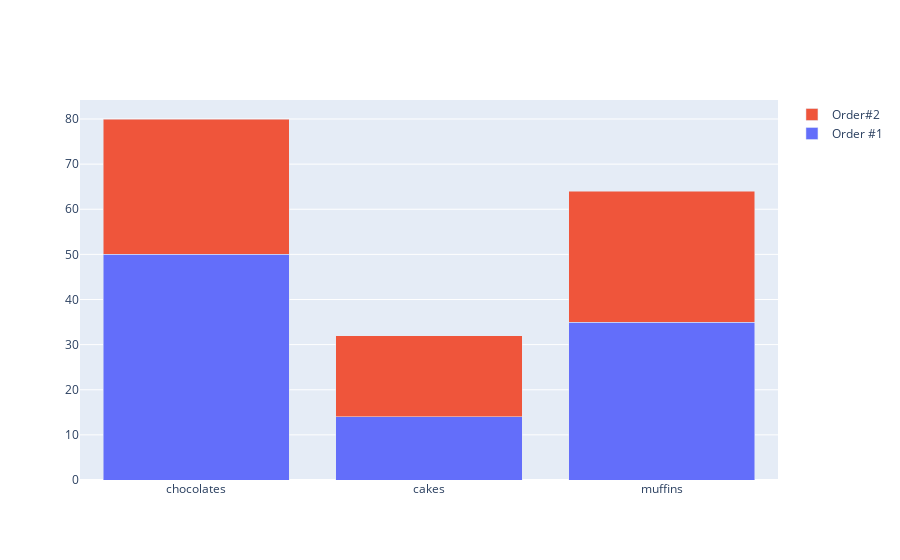

Here is the notebook cell this chart was saved with:
### Code cell
fig=go.Figure(data=data, 
    layout=layout)

offline.iplot(fig)

### Figure 1 — Plotly figure (JSON) as saved in the notebook; plotly's stock layout.template omitted (floating-point values rounded to 4 significant figures)
{"data": [{"name": "Order #1", "type": "bar", "x": ["chocolates", "cakes", "muffins"], "y": [50, 14, 35]}, {"name": "Order#2", "type": "bar", "x": ["chocolates", "cakes", "muffins"], "y": [30, 18, 29]}], "layout": {"barmode": "stack"}}
